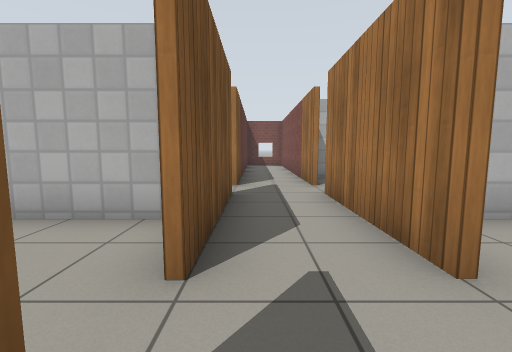
[1] (above)

16 first-person views from a walk through a robot-simulator world made for Gazebo. The camera is 0.94 m above the floor, tilts 6° down and sees 90° across. The floor is counted in squares, 1 m on a side. Each view is taken from the middle of a square. On the plan, view 1 faces up. The plan holds only what a view shows up to about 10 squares ahead; the rest is blank. Simple patterns stand in for the simulator's built-in surfaces.

[2]
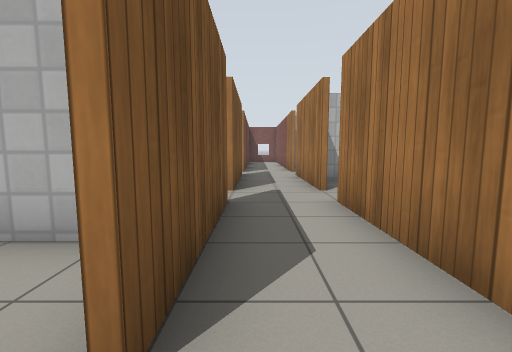

[3]
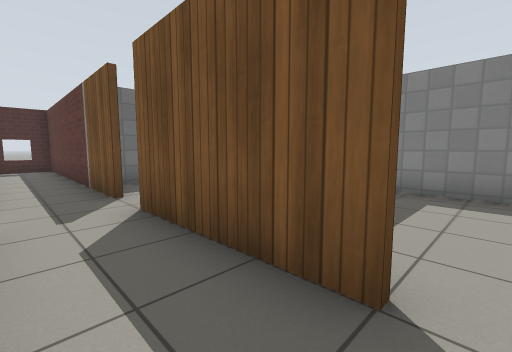

[4]
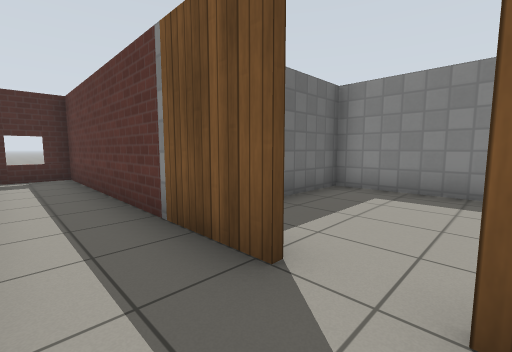

[5]
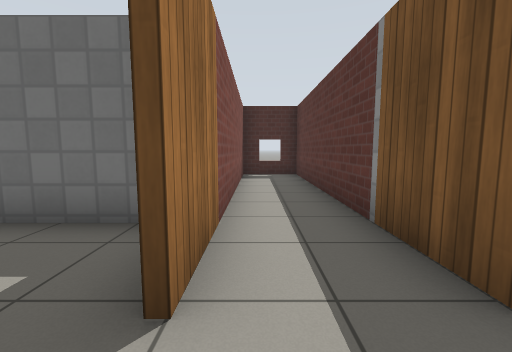

[6]
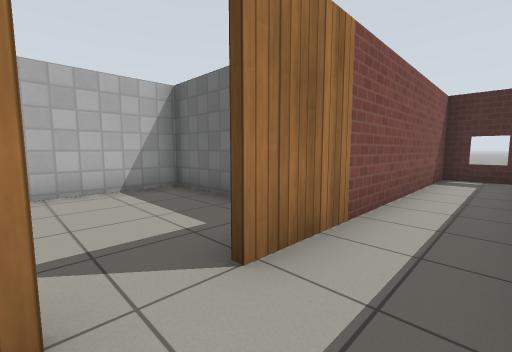

[7]
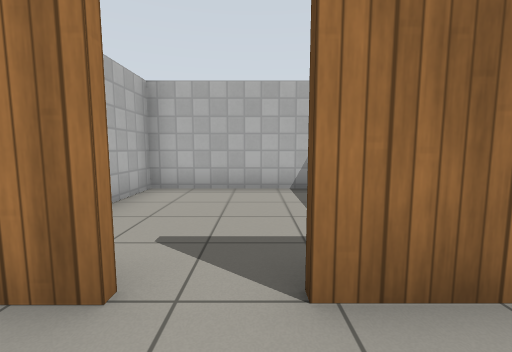

[8]
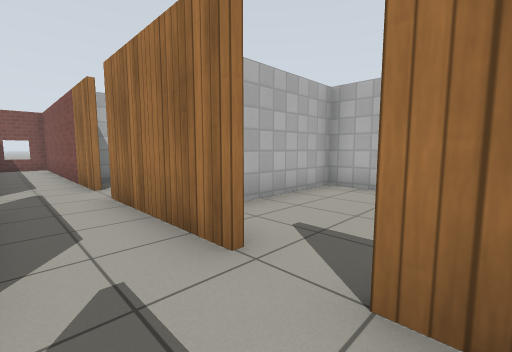

[9]
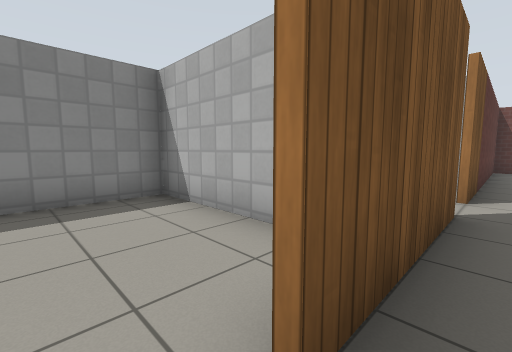

[10]
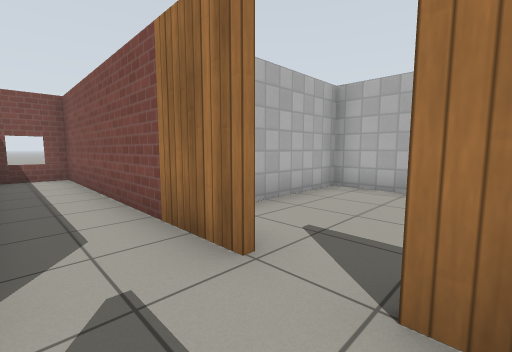

[11]
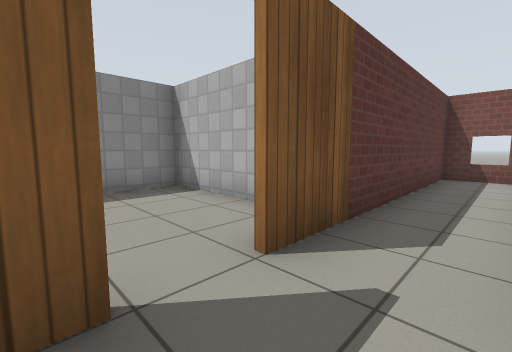

[12]
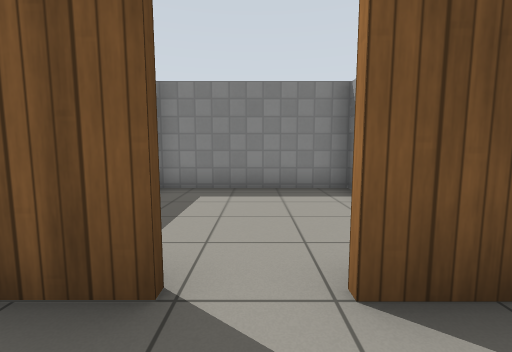

[13]
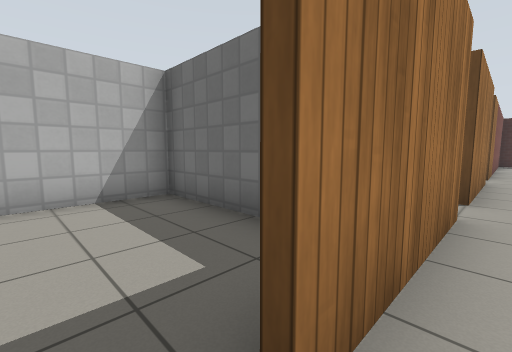

[14]
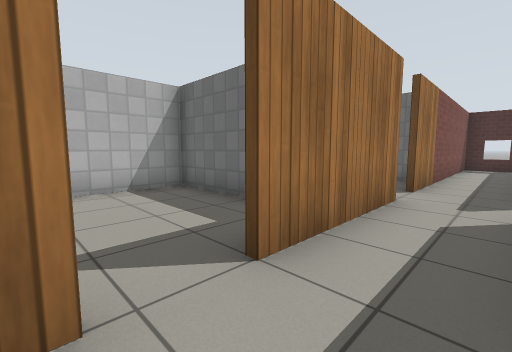

[15]
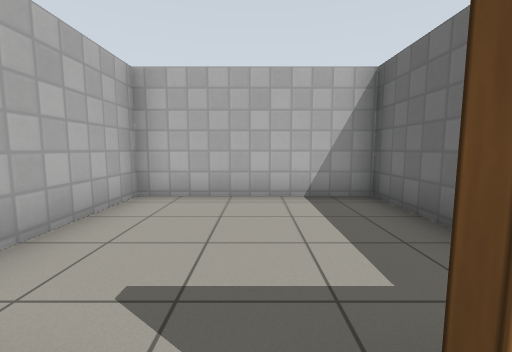

[16]
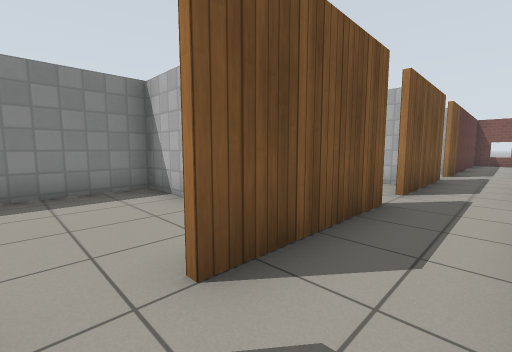

### Floor plan
Points are (right, up) in squares from view 1. A wall is a line through its corners. A room is listed if a view was taken in it or the views show most of it. See-through windows are left out.
Room 1 (views 1, 2, 3, 4, 5, 6, 7, 8, 9, 10, 11, 12, 13, 14, 15, 16)
walls: (-0.5, -4.2) (-0.5, -12.5) (1.5, -12.5) (1.5, -4.2); (1.5, -3.1) (1.5, 0.6); (-0.5, 0.6) (-0.5, -3.1); (1.5, 1.8) (1.5, 5.4); (-0.5, 5.4) (-0.5, 1.8)
ways out: opening at (1, 7) to room 2; opening at (2, 1) to room 3; opening at (2, -4) to room 4; opening at (-1, 1) to room 5; opening at (-1, -4) to room 6; opening at (0, 6) to room 7; opening at (2, 6) to room 8
Room 2 (no view inside)
walls: (1.5, 6.5) (1.5, 14.6) (-0.5, 14.6) (-0.5, 6.5)
ways out: opening at (1, 7) to room 1
Room 3 (no view inside)
walls: (3.5, -1.3) (6.1, -1.3); (6.1, -1) (6.1, 3.4) (2, 3.4)
ways out: opening at (2, 1) to room 1
Room 4 (no view inside)
walls: (2, -6.2) (6.1, -6.2) (6.1, -1); (6.1, -1.5) (4.4, -1.5)
ways out: opening at (2, -4) to room 1
Room 5 (no view inside)
walls: (-1, 3.4) (-5.1, 3.4); (-5.1, 4) (-5.1, -1)
ways out: opening at (-1, 1) to room 1
Room 6 (no view inside)
walls: (-1.7, -1.5) (-5.1, -1.5); (-5.1, -1) (-5.1, -6.2) (-1.1, -6.2)
ways out: opening at (-1, -4) to room 1
Room 7 (no view inside)
walls: (-0.7, 8.2) (-5.1, 8.2) (-5.1, 4)
ways out: opening at (0, 6) to room 1
Room 8 (no view inside)
walls: (3.4, 3.5) (6.1, 3.5) (6.1, 8.2) (2, 8.2)
ways out: opening at (2, 6) to room 1

Positions as (right, up) in squares from view 1, and headings:
1: (0, 0), facing up
2: (0, -4), facing up
3: (1, 1), facing down-left
4: (1, -3), facing down-left
5: (1, -3), facing down
6: (0, -3), facing down-right
7: (0, -4), facing right
8: (0, 0), facing up-right
9: (0, 1), facing up-left
10: (0, 5), facing up-right
11: (1, 5), facing up-left
12: (1, 6), facing left
13: (1, 6), facing down-right
14: (0, 2), facing down-right
15: (1, 1), facing right
16: (1, -4), facing up-left
